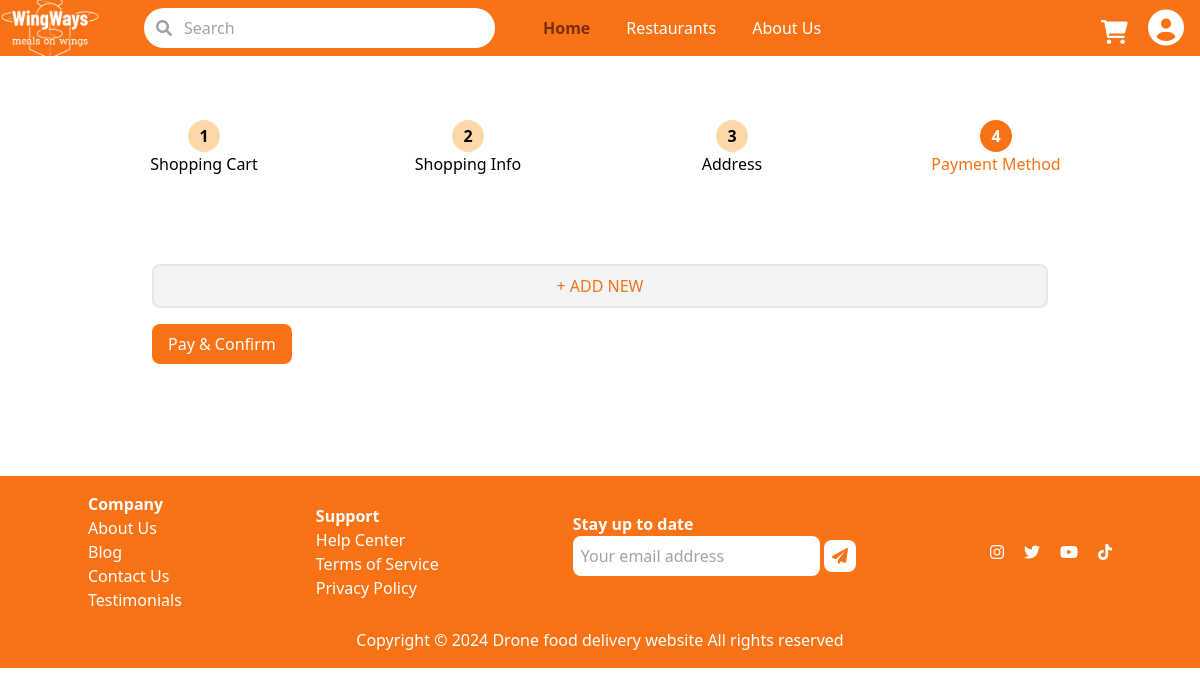
The page /Payment-have-card/1 on the database as committed earlier.
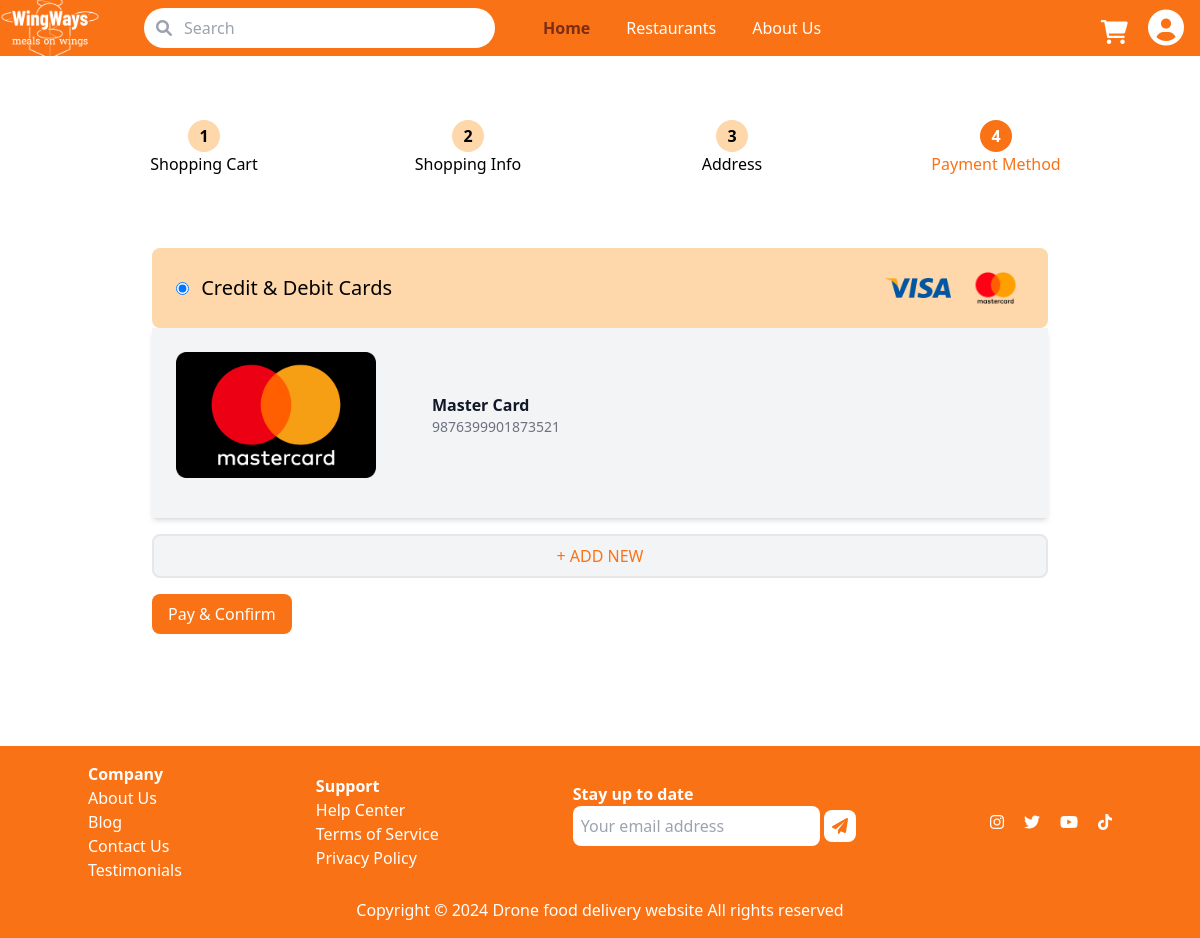
The same page on the database as committed later.
### droneapp/models.py (models this page shows)
class Paymentmethod(models.Model):
    payment_id = models.AutoField(primary_key=True)
    customer_id = models.IntegerField()
    card_name = models.CharField(max_length=255)
    card_number = models.CharField(max_length=255)
    cvc = models.IntegerField()
    expiry_date = models.CharField(max_length=255)

### droneapp/views.py (the view)
# urls.py: path("Payment-have-card/<int:id>",views.PaymentCard, name="Payment-have-card"),
def PaymentCard(request,id):
    payments = Paymentmethod.objects.filter(customer_id=id)
    return render(request,"Payment-have-card.html",{'id':id,'payments':payments})

### templates/Payment-have-card.html (shortened to what this page needs)
<html>
    <head>
        <script src="https://cdn.tailwindcss.com">
        </script>
        <link href="https://cdnjs.cloudflare.com/ajax/libs/font-awesome/6.0.0-beta3/css/all.min.css" rel="stylesheet"/>
    </head>
    <body>
    {% extends 'base.html' %}
    {% block content %}
    {% load static %}
    <main class="container mx-auto p-6">
    <div class="container mx-auto mt-10 mb-10">
        <div class="flex justify-center space-x-20 items-center mb-4">
            <div class="step-container flex flex-col items-center w-full h-full" data-url="{% url 'Cart' id %}">
               <div class="w-8 h-8 rounded-full bg-orange-200 flex items-center justify-center font-bold hover:bg-orange-300">1</div>
               <div>Shopping Cart</div>
            </div>
            <div class="step-container flex flex-col items-center w-full h-full" data-url="{% url 'Shopping-Info' id %}">
               <div class="w-8 h-8 rounded-full bg-orange-200 flex items-center justify-center font-bold hover:bg-orange-300">2</div>
               <div>Shopping Info</div>
            </div>
            <div class="step-container flex flex-col items-center w-full h-full" data-url="{% url 'Address' id %}">
               <div class="w-8 h-8 rounded-full bg-orange-200 flex items-center justify-center font-bold hover:bg-orange-300">3</div>
               <div>Address</div>
            </div>
            <div class="step-container flex flex-col items-center w-full h-full">
               <div class="w-8 h-8 rounded-full bg-orange-500 flex items-center justify-center text-white font-bold hover:bg-orange-300">4</div>
               <div class="text-orange-500">Payment Method</div>
            </div>
       </div>
        <p class="text-white mt-10 mb-2 mx-10">
        </p>
        {% for payment in payments %}
        <div class="bg-orange-200 p-4 rounded-lg mx-10">
            <div class="my-2 mx-2 flex items-center justify-between">
                <div>
                <input type="radio" name="credit" checked class="mr-2">
                <span class="text-xl">Credit &amp; Debit Cards</span>
                </div>
                <div class="flex items-center space-x-4">
                    <img class="h-5" src="{% static 'img/logo-visa.png' %}" alt="Visa Logo">
                    <img class="h-8" src="{% static 'img/logo-mastercard.png' %}" alt="Mastercard Logo">
                </div>
            </div>
        </div>
        <section class="bg-gray-100 p-6 shadow-md mx-10">
        <div class="flex items-center justify-between mb-4">
            <div class="flex items-center space-x-4">
                <div class="mr-10">
                <img alt="Placeholder image for a credit card" class="rounded-lg" height="300" src="{% static 'img/card.png' %}" width="200"/>
                </div>
                <div>
                    <div class="font-semibold text-gray-900">
                        Master Card
                    </div>
                    <div class="text-sm text-gray-500">
                        {{ payment.card_number }}
                    </div>
                </div>
            </div>
        </div>
        </section>
        {% endfor %}
        <div class="mx-10">
             <button class="add-card-button border-2 w-full mt-4 bg-gray-100 text-orange-500 py-2 px-4 rounded-lg hover:bg-gray-200 hover:text-orange-600" data-url="{% url 'Add-card' id %}">
                + ADD NEW
            </button>
        </div>
        <div class="flex justify-between items-center">
            <button class="mx-10 my-4 mt-4 bg-orange-500 text-white py-2 px-4 rounded-lg hover:bg-orange-600 pay-button" data-url="{% url 'Payment-success' id %}">
                Pay &amp; Confirm
            </button>
        </div>
    </main>
    </body>
    {% endblock %}

Rows that differ between the two databases and show on the page:
added Paymentmethod: card_number "9876399901873521"
